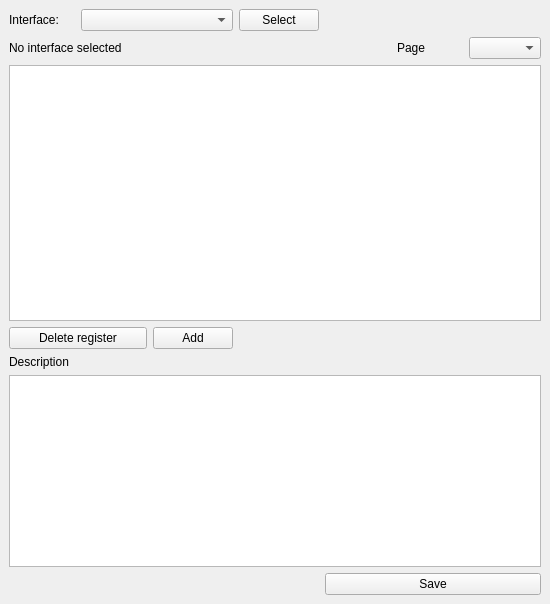
<?xml version="1.0" encoding="UTF-8"?>
<ui version="4.0">
 <class>MainWindow</class>
 <widget class="QMainWindow" name="MainWindow">
  <property name="geometry">
   <rect>
    <x>0</x>
    <y>0</y>
    <width>550</width>
    <height>604</height>
   </rect>
  </property>
  <property name="sizePolicy">
   <sizepolicy hsizetype="Preferred" vsizetype="Preferred">
    <horstretch>0</horstretch>
    <verstretch>0</verstretch>
   </sizepolicy>
  </property>
  <property name="minimumSize">
   <size>
    <width>550</width>
    <height>604</height>
   </size>
  </property>
  <property name="maximumSize">
   <size>
    <width>10000</width>
    <height>10000</height>
   </size>
  </property>
  <property name="windowTitle">
   <string>PHY Register Set Editor</string>
  </property>
  <property name="layoutDirection">
   <enum>Qt::LeftToRight</enum>
  </property>
  <widget class="QWidget" name="centralwidget">
   <property name="sizePolicy">
    <sizepolicy hsizetype="Maximum" vsizetype="Maximum">
     <horstretch>0</horstretch>
     <verstretch>0</verstretch>
    </sizepolicy>
   </property>
   <layout class="QVBoxLayout" name="verticalLayout">
    <item>
     <layout class="QGridLayout" name="gridLayout">
      <item row="3" column="0" colspan="5">
       <widget class="QLabel" name="infoLabel">
        <property name="sizePolicy">
         <sizepolicy hsizetype="Preferred" vsizetype="Fixed">
          <horstretch>0</horstretch>
          <verstretch>0</verstretch>
         </sizepolicy>
        </property>
        <property name="text">
         <string>No interface selected</string>
        </property>
       </widget>
      </item>
      <item row="3" column="5">
       <widget class="QLabel" name="label_2">
        <property name="sizePolicy">
         <sizepolicy hsizetype="Preferred" vsizetype="Fixed">
          <horstretch>0</horstretch>
          <verstretch>0</verstretch>
         </sizepolicy>
        </property>
        <property name="text">
         <string>Page</string>
        </property>
       </widget>
      </item>
      <item row="0" column="3">
       <widget class="QPushButton" name="selectButton">
        <property name="text">
         <string>Select</string>
        </property>
       </widget>
      </item>
      <item row="5" column="0" colspan="2">
       <widget class="QPushButton" name="deleteButton">
        <property name="text">
         <string>Delete register</string>
        </property>
       </widget>
      </item>
      <item row="0" column="0">
       <widget class="QLabel" name="label_3">
        <property name="sizePolicy">
         <sizepolicy hsizetype="Preferred" vsizetype="Fixed">
          <horstretch>0</horstretch>
          <verstretch>0</verstretch>
         </sizepolicy>
        </property>
        <property name="text">
         <string>Interface:</string>
        </property>
       </widget>
      </item>
      <item row="3" column="6">
       <widget class="QComboBox" name="pageComboBox"/>
      </item>
      <item row="9" column="4" colspan="3">
       <widget class="QPushButton" name="saveButton">
        <property name="text">
         <string>Save</string>
        </property>
       </widget>
      </item>
      <item row="5" column="2">
       <widget class="QPushButton" name="pushButton">
        <property name="text">
         <string>Add</string>
        </property>
       </widget>
      </item>
      <item row="0" column="1" colspan="2">
       <widget class="QComboBox" name="interfaceComboBox"/>
      </item>
      <item row="4" column="0" colspan="7">
       <widget class="QTableView" name="tableView">
        <property name="sizePolicy">
         <sizepolicy hsizetype="Preferred" vsizetype="Preferred">
          <horstretch>0</horstretch>
          <verstretch>0</verstretch>
         </sizepolicy>
        </property>
       </widget>
      </item>
      <item row="6" column="0">
       <widget class="QLabel" name="label">
        <property name="sizePolicy">
         <sizepolicy hsizetype="Preferred" vsizetype="Fixed">
          <horstretch>0</horstretch>
          <verstretch>0</verstretch>
         </sizepolicy>
        </property>
        <property name="text">
         <string>Description</string>
        </property>
       </widget>
      </item>
      <item row="7" column="0" colspan="7">
       <widget class="QTextEdit" name="descEdit">
        <property name="sizePolicy">
         <sizepolicy hsizetype="Preferred" vsizetype="Fixed">
          <horstretch>0</horstretch>
          <verstretch>0</verstretch>
         </sizepolicy>
        </property>
       </widget>
      </item>
     </layout>
    </item>
   </layout>
  </widget>
 </widget>
 <resources/>
 <connections/>
</ui>
